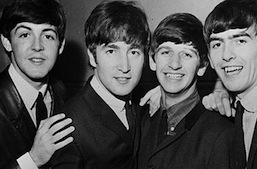
#> input picture input/comp_background.jpg, 257 x 169 px, given in place of princeton_small.jpg, which was not available
$ python solution.py
#> lines starting #> are read from the running program, lines starting #| are printed output that depends on the picture; after the words box and inside, x2 and y2 are one past the last pixel; in counts of white or black regions, pixels touching at a corner belong together; pictures that were not available may be replaced by others from this repository, and a replacement may not be noted
# -*- coding: utf-8 -*-
"""
Created on Mon Mar 22 14:10:46 2021

@author: Harmann Singh Mann


"""

import cv2
import numpy as np
import math

def NormalizeData(data):
       return (data - np.min(data)) / (np.max(data) - np.min(data))

def composite(background,foreground,mask):

    #Created a copy of the background image for safe reasons
    background_c = background.copy()

    # Manipulated the pixel values of mask : set the values > 0 as 255 .
    # I did this to easily extract the pixel position in mask while iterating over the images.
    mask2 = np.where(mask>0 , 255,0)

    # Searching for position of pixel values 255 in mask then using that position to copy values from foreground to background .
    for y in range(foreground.shape[0]):
        for x in range(foreground.shape[1]):
            for c in range(foreground.shape[2]):
                if mask2[y,x,c] == 255:
                    background_c[y,x,c] = foreground[y,x,c]
    return background_c


def ReadImage(path):

    #Using opencv to read the image from the directory
#> called with path = 'input/princeton_small.jpg'
    image = cv2.imread(path)
#> image is the input picture: shape (169, 257, 3); min 0, max 238, mean 75.7

    #For faster image operations I have decided to reduce the image size to 50% if the size > (600,800)
    if image.shape[0]>600 and image.shape[1]>800:
        image = cv2.resize(image, (0, 0), fx = 0.1, fy = 0.1)


    #Converting the image to grayscale as will be used by edge detection and sharpen functions
    img_gray = cv2.cvtColor(image, cv2.COLOR_BGR2GRAY)
    return image,img_gray


if __name__ == "__main__":

    #Image path
    path ='input/princeton_small.jpg'

    # Read Image from path
    image,img_gray = ReadImage(path)

    cv2.imshow("Original-image", image)


    #Composite
    back = cv2.imread('input/comp_background.jpg')
    fore =cv2.imread('input/comp_foreground.jpg')
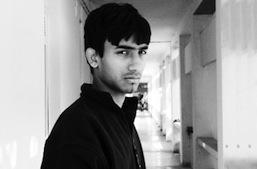
#> input picture input/comp_foreground.jpg, 257 x 169 px
#> fore is the input picture: shape (169, 257, 3); min 0, max 255, mean 150.8
    mask = cv2.imread('input/comp_mask.jpg')
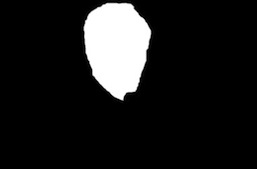
#> input picture input/comp_mask.jpg, 257 x 169 px
#> mask is the input picture: shape (169, 257, 3); min 0, max 255, mean 28.2
    image_comp = composite(back,fore,mask)
#> in composite, `mask2 = np.where(mask>0 , 255,0)`:
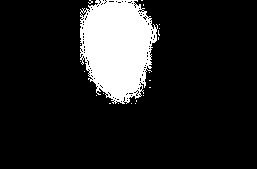
#> mask2: shape (169, 257, 3) int64; 13.8% white; 22 white regions (21 under 20 px), largest, box (x1, y1, x2, y2) and area: (80, 0, 158, 104) 5945
#> after the loop in composite, `for y in range(foreground.shape[0]):`:
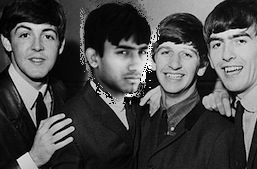
#> background_c: shape (169, 257, 3); 13.68% of pixels changed, all inside (x1, y1, x2, y2) = (80, 0, 160, 104)
    cv2.imshow("Composite-Image", image_comp)

    # Press any key to terminate the output windows
    cv2.waitKey(0)
    cv2.destroyAllWindows()
